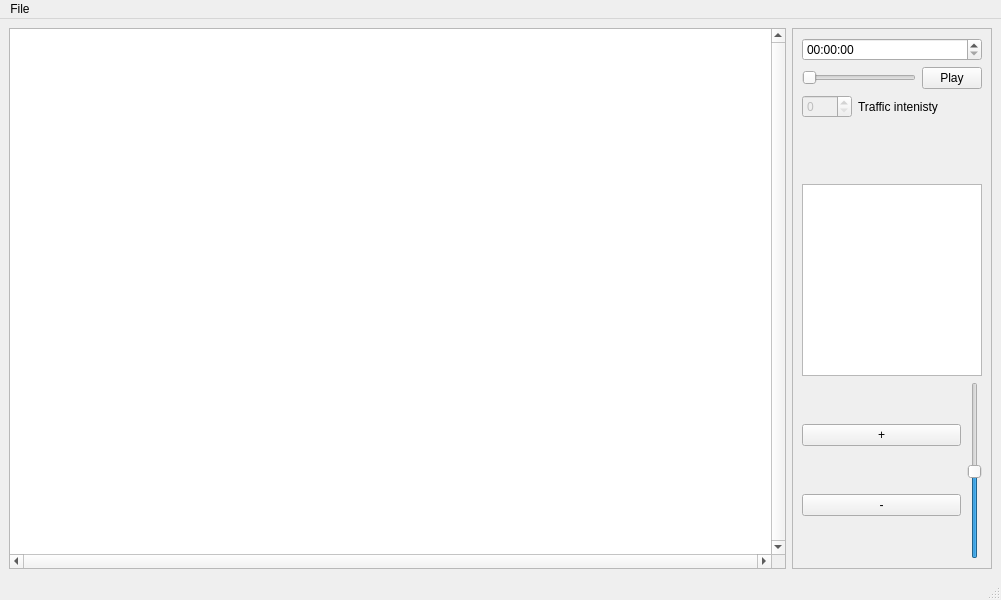
<?xml version="1.0" encoding="UTF-8"?>
<ui version="4.0">
 <class>MainWindow</class>
 <widget class="QMainWindow" name="MainWindow">
  <property name="enabled">
   <bool>true</bool>
  </property>
  <property name="geometry">
   <rect>
    <x>0</x>
    <y>0</y>
    <width>1001</width>
    <height>600</height>
   </rect>
  </property>
  <property name="sizePolicy">
   <sizepolicy hsizetype="Fixed" vsizetype="Preferred">
    <horstretch>0</horstretch>
    <verstretch>0</verstretch>
   </sizepolicy>
  </property>
  <property name="windowTitle">
   <string>MainWindow</string>
  </property>
  <widget class="QWidget" name="centralwidget">
   <layout class="QHBoxLayout" name="horizontalLayout">
    <item>
     <widget class="QGraphicsView" name="graphicsView">
      <property name="verticalScrollBarPolicy">
       <enum>Qt::ScrollBarAlwaysOn</enum>
      </property>
      <property name="horizontalScrollBarPolicy">
       <enum>Qt::ScrollBarAlwaysOn</enum>
      </property>
      <property name="renderHints">
       <set>QPainter::Antialiasing|QPainter::TextAntialiasing</set>
      </property>
      <property name="viewportUpdateMode">
       <enum>QGraphicsView::SmartViewportUpdate</enum>
      </property>
     </widget>
    </item>
    <item>
     <widget class="QFrame" name="frame">
      <property name="minimumSize">
       <size>
        <width>200</width>
        <height>0</height>
       </size>
      </property>
      <property name="maximumSize">
       <size>
        <width>200</width>
        <height>16777215</height>
       </size>
      </property>
      <property name="frameShape">
       <enum>QFrame::StyledPanel</enum>
      </property>
      <property name="frameShadow">
       <enum>QFrame::Raised</enum>
      </property>
      <layout class="QVBoxLayout" name="verticalLayout">
       <item>
        <widget class="QTimeEdit" name="timeEdit">
         <property name="currentSection">
          <enum>QDateTimeEdit::HourSection</enum>
         </property>
         <property name="displayFormat">
          <string>HH:mm:ss</string>
         </property>
        </widget>
       </item>
       <item>
        <layout class="QHBoxLayout" name="horizontalLayout_4">
         <item>
          <widget class="QSlider" name="sliderSpeed">
           <property name="orientation">
            <enum>Qt::Horizontal</enum>
           </property>
          </widget>
         </item>
         <item>
          <widget class="QPushButton" name="buttonPause">
           <property name="maximumSize">
            <size>
             <width>60</width>
             <height>16777215</height>
            </size>
           </property>
           <property name="text">
            <string>Play</string>
           </property>
          </widget>
         </item>
        </layout>
       </item>
       <item>
        <layout class="QHBoxLayout" name="horizontalLayout_5">
         <item>
          <widget class="QSpinBox" name="spinTraffic">
           <property name="enabled">
            <bool>false</bool>
           </property>
           <property name="maximumSize">
            <size>
             <width>50</width>
             <height>16777215</height>
            </size>
           </property>
           <property name="maximum">
            <number>10</number>
           </property>
          </widget>
         </item>
         <item>
          <widget class="QLabel" name="label">
           <property name="text">
            <string>Traffic intenisty</string>
           </property>
          </widget>
         </item>
        </layout>
       </item>
       <item>
        <layout class="QHBoxLayout" name="horizontalLayout_6">
         <item>
          <layout class="QVBoxLayout" name="verticalLayout_2">
           <item>
            <widget class="QLabel" name="nextStop">
             <property name="text">
              <string/>
             </property>
            </widget>
           </item>
           <item>
            <widget class="QLabel" name="currentDelay">
             <property name="text">
              <string/>
             </property>
            </widget>
           </item>
           <item>
            <widget class="QLabel" name="lineNumber">
             <property name="text">
              <string/>
             </property>
            </widget>
           </item>
          </layout>
         </item>
         <item>
          <layout class="QVBoxLayout" name="verticalLayout_4">
           <item>
            <widget class="QLabel" name="nextStopName">
             <property name="text">
              <string/>
             </property>
             <property name="textFormat">
              <enum>Qt::AutoText</enum>
             </property>
            </widget>
           </item>
           <item>
            <widget class="QLabel" name="delayValue">
             <property name="text">
              <string/>
             </property>
            </widget>
           </item>
           <item>
            <widget class="QLabel" name="lineNumberValue">
             <property name="inputMethodHints">
              <set>Qt::ImhNone</set>
             </property>
             <property name="text">
              <string/>
             </property>
            </widget>
           </item>
          </layout>
         </item>
        </layout>
       </item>
       <item>
        <widget class="QGraphicsView" name="itineraryView"/>
       </item>
       <item>
        <layout class="QHBoxLayout" name="horizontalLayout_2">
         <item>
          <layout class="QVBoxLayout" name="verticalLayout_3">
           <property name="rightMargin">
            <number>0</number>
           </property>
           <item>
            <widget class="QPushButton" name="zoomInButton">
             <property name="text">
              <string>+</string>
             </property>
            </widget>
           </item>
           <item>
            <widget class="QPushButton" name="zoomOutButton">
             <property name="text">
              <string>-</string>
             </property>
            </widget>
           </item>
          </layout>
         </item>
         <item>
          <widget class="QSlider" name="zoomSlider">
           <property name="sizePolicy">
            <sizepolicy hsizetype="Fixed" vsizetype="Expanding">
             <horstretch>0</horstretch>
             <verstretch>0</verstretch>
            </sizepolicy>
           </property>
           <property name="minimumSize">
            <size>
             <width>0</width>
             <height>0</height>
            </size>
           </property>
           <property name="maximumSize">
            <size>
             <width>16777215</width>
             <height>16777215</height>
            </size>
           </property>
           <property name="baseSize">
            <size>
             <width>0</width>
             <height>0</height>
            </size>
           </property>
           <property name="mouseTracking">
            <bool>true</bool>
           </property>
           <property name="layoutDirection">
            <enum>Qt::LeftToRight</enum>
           </property>
           <property name="minimum">
            <number>1</number>
           </property>
           <property name="maximum">
            <number>100</number>
           </property>
           <property name="value">
            <number>50</number>
           </property>
           <property name="tracking">
            <bool>true</bool>
           </property>
           <property name="orientation">
            <enum>Qt::Vertical</enum>
           </property>
           <property name="invertedAppearance">
            <bool>false</bool>
           </property>
          </widget>
         </item>
        </layout>
       </item>
      </layout>
     </widget>
    </item>
   </layout>
  </widget>
  <widget class="QMenuBar" name="menubar">
   <property name="geometry">
    <rect>
     <x>0</x>
     <y>0</y>
     <width>1001</width>
     <height>26</height>
    </rect>
   </property>
   <widget class="QMenu" name="menuFile">
    <property name="title">
     <string>File</string>
    </property>
    <addaction name="actionLoad_map"/>
    <addaction name="actionLoad_stops"/>
    <addaction name="actionLoad_lines"/>
   </widget>
   <addaction name="menuFile"/>
  </widget>
  <widget class="QStatusBar" name="statusbar"/>
  <action name="actionLoad_map">
   <property name="text">
    <string>Load map</string>
   </property>
  </action>
  <action name="actionLoad_stops">
   <property name="text">
    <string>Load stops</string>
   </property>
  </action>
  <action name="actionLoad_lines">
   <property name="text">
    <string>Load lines</string>
   </property>
  </action>
 </widget>
 <resources/>
 <connections/>
</ui>
